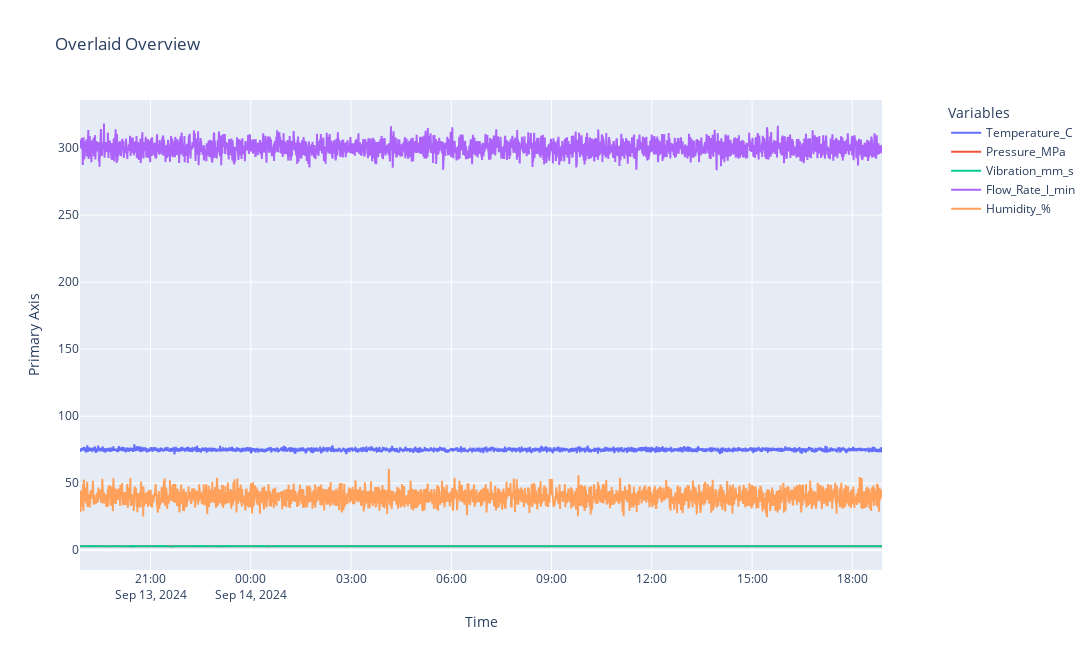

Write notebook code for a chart like this one.
### Code cell
fig_stable.show()

### Figure 1 — Plotly figure (JSON) as saved in the notebook; plotly's stock layout.template omitted (floating-point values rounded to 4 significant figures; data arrays with more than 128 entries replaced by an {"elided": "..."} marker saying what was removed)
{"data": [{"mode": "lines", "name": "Temperature_C", "type": "scatter", "x": {"elided": "2881 str values"}, "y": {"elided": "2881 float values"}, "yaxis": "y"}, {"mode": "lines", "name": "Pressure_MPa", "type": "scatter", "x": {"elided": "2881 str values"}, "y": {"elided": "2881 float values"}, "yaxis": "y"}, {"mode": "lines", "name": "Vibration_mm_s", "type": "scatter", "x": {"elided": "2881 str values"}, "y": {"elided": "2881 float values"}, "yaxis": "y"}, {"mode": "lines", "name": "Flow_Rate_l_min", "type": "scatter", "x": {"elided": "2881 str values"}, "y": {"elided": "2881 float values"}, "yaxis": "y"}, {"mode": "lines", "name": "Humidity_%", "type": "scatter", "x": {"elided": "2881 str values"}, "y": {"elided": "2881 float values"}, "yaxis": "y"}], "layout": {"height": 650, "hovermode": "x unified", "legend": {"title": {"text": "Variables"}, "x": 1.08, "xanchor": "left", "y": 1, "yanchor": "top"}, "title": {"text": "Overlaid Overview"}, "width": 1300, "xaxis": {"title": {"text": "Time"}}, "yaxis": {"title": {"text": "Primary Axis"}}}}
